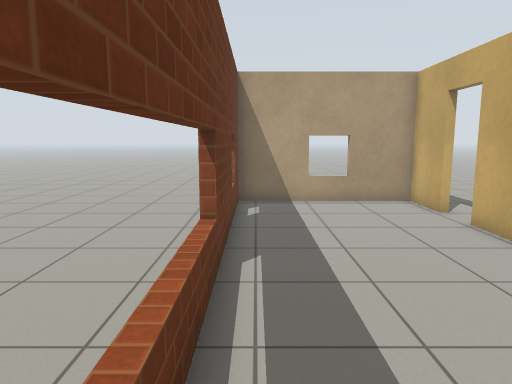
[1] (above)

12 first-person views from a walk through a world built for the Gazebo simulator. The camera is 1.2 m above the floor, tilts 8° down and sees 70° across. The floor is counted in squares, 0.5 m on a side. Each view is taken from the middle of a square. On the plan, view 1 faces up. The plan holds only what a view shows up to about 20 squares ahead; the rest is blank. Simple patterns stand in for the simulator's built-in surfaces.

[2]
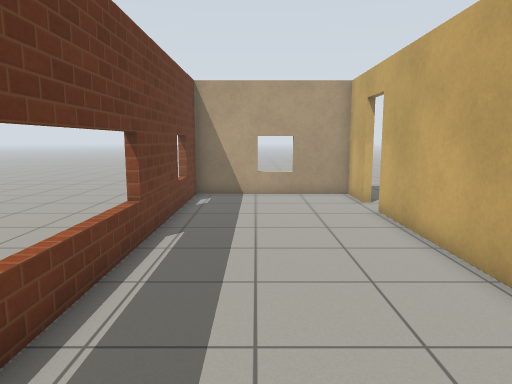

[3]
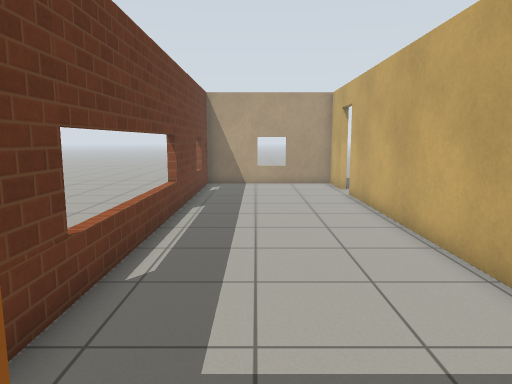

[4]
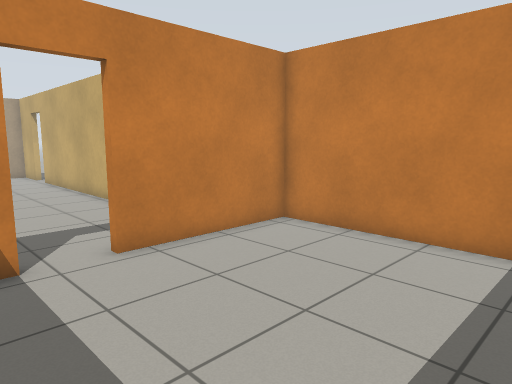

[5]
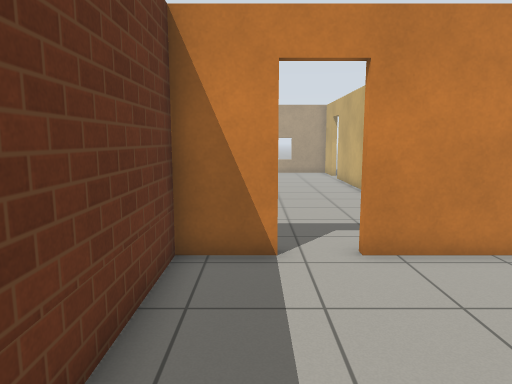

[6]
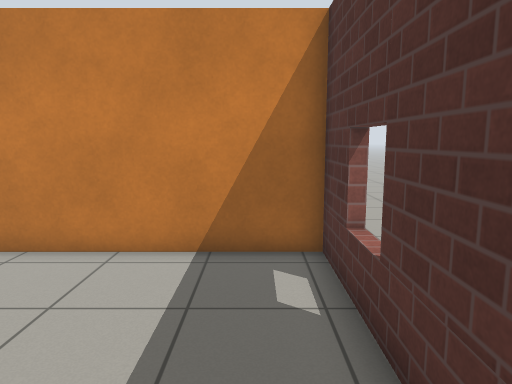

[7]
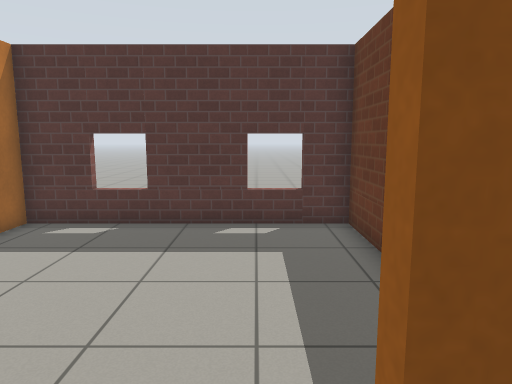

[8]
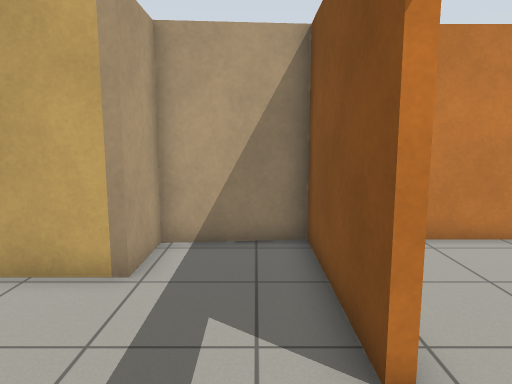

[9]
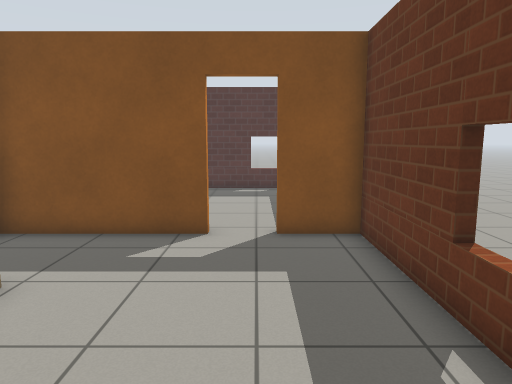

[10]
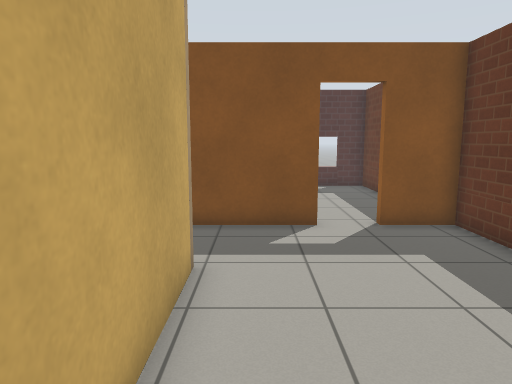

[11]
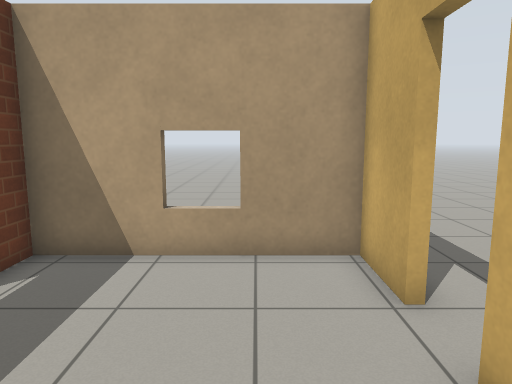

[12]
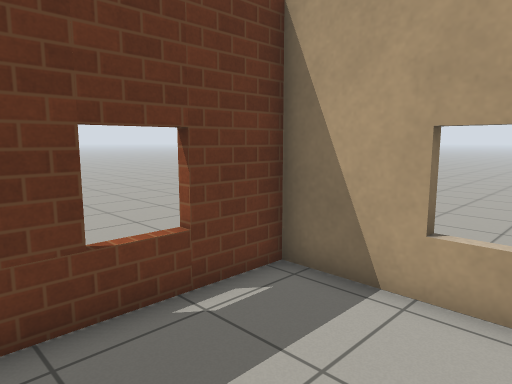

### Floor plan
Points are (right, up) in squares from view 1. A wall is a line through its corners. A room is listed if a view was taken in it or the views show most of it. See-through windows are left out.
Room 1 (views 1, 2, 7, 8, 9, 10, 11, 12)
walls: (6.2, 12.1) (6.2, 14.5) (-0.7, 14.5) (-0.7, -5.3) (1.4, -5.3); (3.1, -5.3) (8.7, -5.3) (8.7, -1.8) (6.2, -1.8) (6.2, 10.4)
ways out: open door at (2.5, -5) to room 2; open door at (6, 11.5)
Room 2 (views 3, 4, 5, 6)
walls: (1.4, -5.3) (1.4, -5.6) (-0.7, -5.6) (-0.7, -14.5) (8.7, -14.5) (8.7, -5.6) (3.2, -5.6)
ways out: open door at (2.5, -5) to room 1

Where each view was taken, in squares from view 1:
view 1: 0 up, 0 right, facing up
view 2: 2 down, 2 right, facing up
view 3: 6 down, 2 right, facing up
view 4: 13 down, 0 right, facing up-right
view 5: 13 down, 1 right, facing up
view 6: 13 down, 1 right, facing right
view 7: 4 down, 2 right, facing down
view 8: 4 down, 0 right, facing right
view 9: 4 up, 2 right, facing down
view 10: 5 up, 5 right, facing down
view 11: 7 up, 4 right, facing up
view 12: 9 up, 4 right, facing up-left
